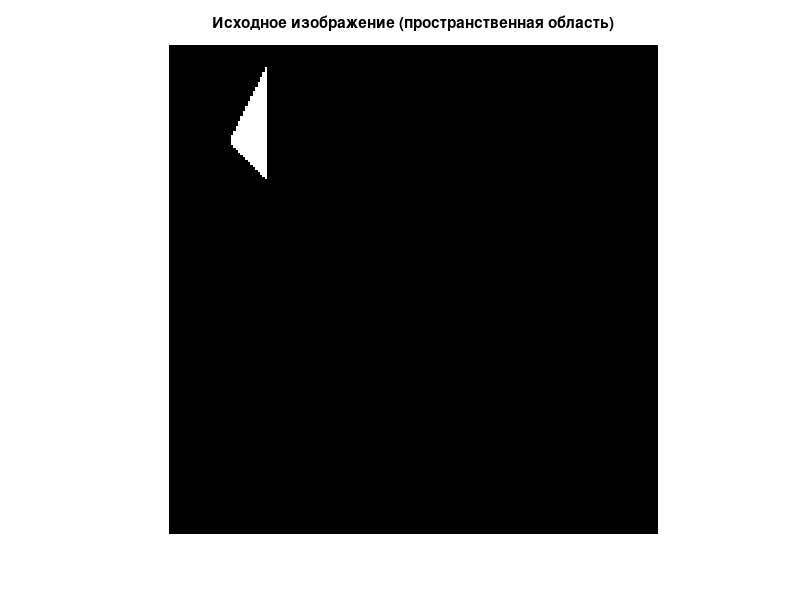
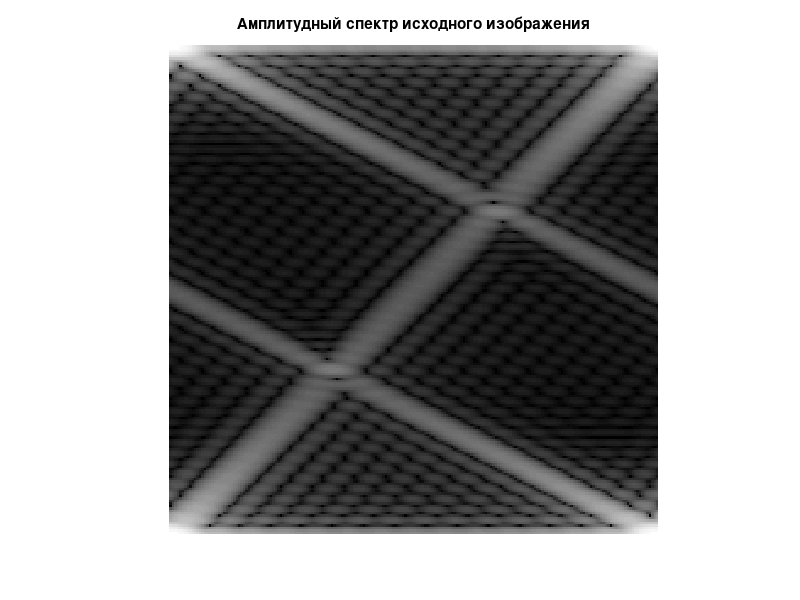
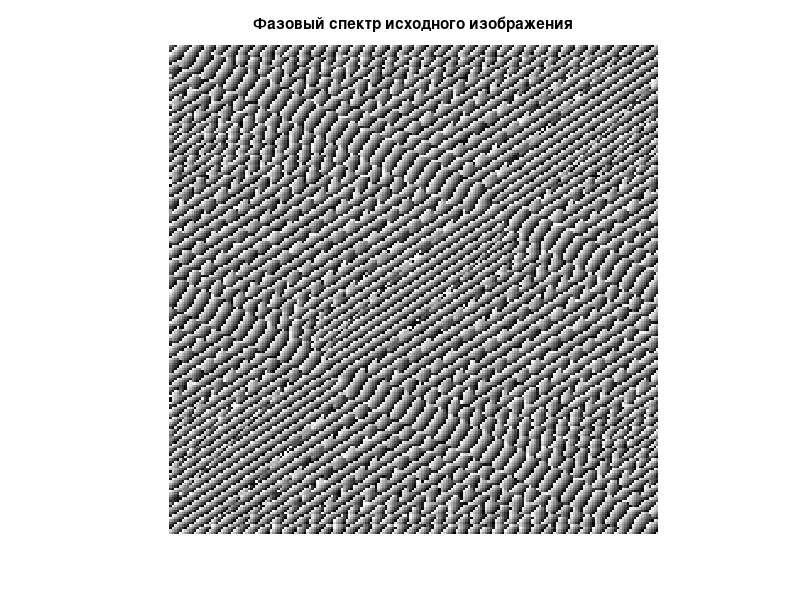
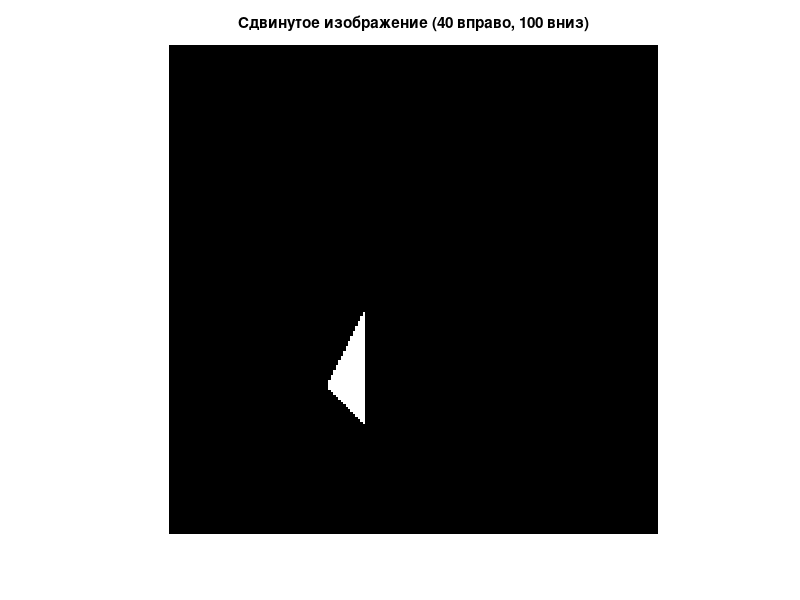

The MATLAB script that drew these images, in order:
%% 1. Загрузка исходного изображения
f = load('A5_07_1.mat', '-ascii');
f = double(f); % Преобразование к double
f_norm = mat2gray(f); % Нормировка в диапазон [0,1]

% Отображение исходного изображения
figure;
imshow(f_norm, []);
title('Исходное изображение (пространственная область)');
imwrite(f_norm, 'task5_07_original.jpg');

%% 2. Прямое двумерное ДПФ и спектры
F = fft2(f); % Двумерное ДПФ

% Амплитудный спектр с логарифмическим преобразованием
Amp = abs(F);
AmpL = log(1 + Amp);
AmpL_norm = mat2gray(AmpL);

% Фазовый спектр (нормировка в [0,1])
Ph = angle(F);
PhN = (Ph + pi) / (2*pi);

% Отображение и сохранение спектров
figure;
imshow(AmpL_norm, []);
title('Амплитудный спектр исходного изображения');
imwrite(AmpL_norm, 'task5_07_spectrum_amp_original.jpg');

figure;
imshow(PhN, []);
title('Фазовый спектр исходного изображения');
imwrite(PhN, 'task5_07_spectrum_phase_original.jpg');

%% 3. Сдвиг изображения через спектр Фурье
dx = 40; % сдвиг вправо (по столбцам)
dy = 100; % сдвиг вниз (по строкам)

[rows, cols] = size(f);
[u, v] = meshgrid(0:cols-1, 0:rows-1);

% Фазовый множитель сдвига (свойство Фурье)
shift_factor = exp(-1i*2*pi*(u*dx/cols + v*dy/rows));

% Применение сдвига в частотной области
F_shift = F .* shift_factor;
f_shift = real(ifft2(F_shift)); % Обратное ДПФ + удаление мнимой части
f_shift_norm = mat2gray(f_shift);

% Отображение сдвинутого изображения
figure;
imshow(f_shift_norm, []);
title('Сдвинутое изображение (40 вправо, 100 вниз)');
imwrite(f_shift_norm, 'task5_07_shifted_image.jpg');

%% 4. Спектры сдвинутого изображения
% Амплитудный спектр
Amp_shift = abs(F_shift);
AmpL_shift = log(1 + Amp_shift);
AmpL_shift_norm = mat2gray(AmpL_shift);

% Фазовый спектр
Ph_shift = angle(F_shift);
PhN_shift = (Ph_shift + pi) / (2*pi);

% Отображение и сохранение спектров сдвинутого изображения
figure;
imshow(AmpL_shift_norm, []);
title('Амплитудный спектр сдвинутого изображения');
imwrite(AmpL_shift_norm, 'task5_07_spectrum_amp_shifted.jpg');

figure;
imshow(PhN_shift, []);
title('Фазовый спектр сдвинутого изображения');
imwrite(PhN_shift, 'task5_07_spectrum_phase_shifted.jpg');

%% Анализ результатов:
% 1. Амплитудные спектры исходного и сдвинутого изображений ИДЕНТИЧНЫ.
%    Это следует из свойства инвариантности амплитудного спектра к сдвигу.
%
% 2. Фазовые спектры демонстрируют линейное изменение (поворот),
%    что соответствует смещению изображения в пространственной области.
%    Математически это проявляется в добавлении линейной компоненты
%    к фазовому спектру: phi_shift(u,v) = phi(u,v) - 2*pi*(u*dx/M + v*dy/N).
%
% 3. Логарифмическое преобразование амплитуды необходимо для визуализации
%    низкочастотных компонент, которые доминируют в спектре изображений.
%
% 4. Фазовый спектр содержит информацию о положении объектов в изображении,
%    в то время как амплитудный спектр определяет общую структуру.
